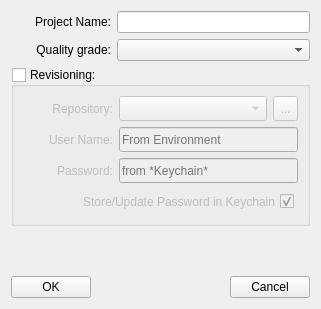
<?xml version="1.0" encoding="UTF-8"?>
<ui version="4.0">
 <class>NewProjectDialog</class>
 <widget class="QDialog" name="NewProjectDialog">
  <property name="geometry">
   <rect>
    <x>0</x>
    <y>0</y>
    <width>321</width>
    <height>309</height>
   </rect>
  </property>
  <property name="sizePolicy">
   <sizepolicy hsizetype="Preferred" vsizetype="Fixed">
    <horstretch>0</horstretch>
    <verstretch>0</verstretch>
   </sizepolicy>
  </property>
  <property name="minimumSize">
   <size>
    <width>321</width>
    <height>309</height>
   </size>
  </property>
  <property name="maximumSize">
   <size>
    <width>16777215</width>
    <height>500</height>
   </size>
  </property>
  <property name="windowTitle">
   <string>New ATE Project Wizard</string>
  </property>
  <layout class="QVBoxLayout" name="verticalLayout_2">
   <item>
    <layout class="QHBoxLayout" name="horizontalLayout">
     <item>
      <widget class="QLabel" name="NewProjectLabel">
       <property name="sizePolicy">
        <sizepolicy hsizetype="Fixed" vsizetype="Fixed">
         <horstretch>0</horstretch>
         <verstretch>0</verstretch>
        </sizepolicy>
       </property>
       <property name="minimumSize">
        <size>
         <width>100</width>
         <height>22</height>
        </size>
       </property>
       <property name="maximumSize">
        <size>
         <width>100</width>
         <height>22</height>
        </size>
       </property>
       <property name="text">
        <string>Project Name:</string>
       </property>
       <property name="alignment">
        <set>Qt::AlignRight|Qt::AlignTrailing|Qt::AlignVCenter</set>
       </property>
      </widget>
     </item>
     <item>
      <widget class="QLineEdit" name="ProjectName">
       <property name="minimumSize">
        <size>
         <width>150</width>
         <height>22</height>
        </size>
       </property>
       <property name="maximumSize">
        <size>
         <width>16777215</width>
         <height>22</height>
        </size>
       </property>
       <property name="text">
        <string/>
       </property>
      </widget>
     </item>
    </layout>
   </item>
   <item>
    <layout class="QHBoxLayout" name="horizontalLayout_4">
     <item>
      <widget class="QLabel" name="label_4">
       <property name="sizePolicy">
        <sizepolicy hsizetype="Fixed" vsizetype="Fixed">
         <horstretch>0</horstretch>
         <verstretch>0</verstretch>
        </sizepolicy>
       </property>
       <property name="minimumSize">
        <size>
         <width>100</width>
         <height>22</height>
        </size>
       </property>
       <property name="maximumSize">
        <size>
         <width>100</width>
         <height>22</height>
        </size>
       </property>
       <property name="text">
        <string>Quality grade:</string>
       </property>
       <property name="alignment">
        <set>Qt::AlignRight|Qt::AlignTrailing|Qt::AlignVCenter</set>
       </property>
      </widget>
     </item>
     <item>
      <widget class="QComboBox" name="qualityGrade">
       <property name="sizePolicy">
        <sizepolicy hsizetype="MinimumExpanding" vsizetype="Fixed">
         <horstretch>0</horstretch>
         <verstretch>0</verstretch>
        </sizepolicy>
       </property>
       <property name="minimumSize">
        <size>
         <width>150</width>
         <height>22</height>
        </size>
       </property>
       <property name="maximumSize">
        <size>
         <width>16777215</width>
         <height>22</height>
        </size>
       </property>
       <property name="toolTip">
        <string>Indicate Base Grade of the project</string>
       </property>
       <item>
        <property name="text">
         <string/>
        </property>
       </item>
       <item>
        <property name="text">
         <string>Commercial</string>
        </property>
       </item>
       <item>
        <property name="text">
         <string>Industrial</string>
        </property>
       </item>
       <item>
        <property name="text">
         <string>Automotive</string>
        </property>
       </item>
       <item>
        <property name="text">
         <string>Medical</string>
        </property>
       </item>
       <item>
        <property name="text">
         <string>Military</string>
        </property>
       </item>
      </widget>
     </item>
    </layout>
   </item>
   <item>
    <widget class="QGroupBox" name="revisioning">
     <property name="sizePolicy">
      <sizepolicy hsizetype="Preferred" vsizetype="Minimum">
       <horstretch>0</horstretch>
       <verstretch>0</verstretch>
      </sizepolicy>
     </property>
     <property name="title">
      <string>Revisioning:</string>
     </property>
     <property name="checkable">
      <bool>true</bool>
     </property>
     <property name="checked">
      <bool>false</bool>
     </property>
     <layout class="QVBoxLayout" name="verticalLayout">
      <item>
       <layout class="QHBoxLayout" name="horizontalLayout_7">
        <item>
         <widget class="QLabel" name="label_2">
          <property name="sizePolicy">
           <sizepolicy hsizetype="Fixed" vsizetype="Fixed">
            <horstretch>0</horstretch>
            <verstretch>0</verstretch>
           </sizepolicy>
          </property>
          <property name="minimumSize">
           <size>
            <width>90</width>
            <height>25</height>
           </size>
          </property>
          <property name="maximumSize">
           <size>
            <width>90</width>
            <height>25</height>
           </size>
          </property>
          <property name="text">
           <string>Repository:</string>
          </property>
          <property name="alignment">
           <set>Qt::AlignRight|Qt::AlignTrailing|Qt::AlignVCenter</set>
          </property>
         </widget>
        </item>
        <item>
         <widget class="QComboBox" name="repository">
          <property name="minimumSize">
           <size>
            <width>0</width>
            <height>25</height>
           </size>
          </property>
          <property name="maximumSize">
           <size>
            <width>16777215</width>
            <height>25</height>
           </size>
          </property>
          <item>
           <property name="text">
            <string/>
           </property>
          </item>
          <item>
           <property name="text">
            <string>GitHub.com</string>
           </property>
          </item>
          <item>
           <property name="text">
            <string>Micronas.com</string>
           </property>
          </item>
          <item>
           <property name="text">
            <string>InvenSense.com</string>
           </property>
          </item>
          <item>
           <property name="text">
            <string>ICSense.com</string>
           </property>
          </item>
          <item>
           <property name="text">
            <string>TDK.com</string>
           </property>
          </item>
         </widget>
        </item>
        <item>
         <widget class="QToolButton" name="browseRepository">
          <property name="minimumSize">
           <size>
            <width>25</width>
            <height>25</height>
           </size>
          </property>
          <property name="maximumSize">
           <size>
            <width>25</width>
            <height>25</height>
           </size>
          </property>
          <property name="statusTip">
           <string>Browse This Repository with your browser</string>
          </property>
          <property name="text">
           <string>...</string>
          </property>
          <property name="iconSize">
           <size>
            <width>24</width>
            <height>24</height>
           </size>
          </property>
         </widget>
        </item>
       </layout>
      </item>
      <item>
       <layout class="QHBoxLayout" name="horizontalLayout_6">
        <item>
         <widget class="QLabel" name="label_3">
          <property name="sizePolicy">
           <sizepolicy hsizetype="Fixed" vsizetype="Fixed">
            <horstretch>0</horstretch>
            <verstretch>0</verstretch>
           </sizepolicy>
          </property>
          <property name="minimumSize">
           <size>
            <width>90</width>
            <height>25</height>
           </size>
          </property>
          <property name="maximumSize">
           <size>
            <width>90</width>
            <height>25</height>
           </size>
          </property>
          <property name="text">
           <string>User Name:</string>
          </property>
          <property name="alignment">
           <set>Qt::AlignRight|Qt::AlignTrailing|Qt::AlignVCenter</set>
          </property>
         </widget>
        </item>
        <item>
         <widget class="QLineEdit" name="userName">
          <property name="minimumSize">
           <size>
            <width>0</width>
            <height>25</height>
           </size>
          </property>
          <property name="maximumSize">
           <size>
            <width>16777215</width>
            <height>25</height>
           </size>
          </property>
          <property name="placeholderText">
           <string>From Environment</string>
          </property>
          <property name="clearButtonEnabled">
           <bool>true</bool>
          </property>
         </widget>
        </item>
       </layout>
      </item>
      <item>
       <layout class="QHBoxLayout" name="horizontalLayout_5">
        <item>
         <widget class="QLabel" name="label_5">
          <property name="sizePolicy">
           <sizepolicy hsizetype="Fixed" vsizetype="Fixed">
            <horstretch>0</horstretch>
            <verstretch>0</verstretch>
           </sizepolicy>
          </property>
          <property name="minimumSize">
           <size>
            <width>90</width>
            <height>25</height>
           </size>
          </property>
          <property name="maximumSize">
           <size>
            <width>90</width>
            <height>25</height>
           </size>
          </property>
          <property name="text">
           <string>Password:</string>
          </property>
          <property name="alignment">
           <set>Qt::AlignRight|Qt::AlignTrailing|Qt::AlignVCenter</set>
          </property>
         </widget>
        </item>
        <item>
         <widget class="QLineEdit" name="password">
          <property name="minimumSize">
           <size>
            <width>0</width>
            <height>25</height>
           </size>
          </property>
          <property name="maximumSize">
           <size>
            <width>16777215</width>
            <height>25</height>
           </size>
          </property>
          <property name="placeholderText">
           <string>from *Keychain*</string>
          </property>
          <property name="clearButtonEnabled">
           <bool>true</bool>
          </property>
         </widget>
        </item>
       </layout>
      </item>
      <item>
       <layout class="QHBoxLayout" name="horizontalLayout_3">
        <item>
         <widget class="QCheckBox" name="keychain">
          <property name="sizePolicy">
           <sizepolicy hsizetype="Fixed" vsizetype="Fixed">
            <horstretch>0</horstretch>
            <verstretch>0</verstretch>
           </sizepolicy>
          </property>
          <property name="minimumSize">
           <size>
            <width>271</width>
            <height>25</height>
           </size>
          </property>
          <property name="maximumSize">
           <size>
            <width>271</width>
            <height>25</height>
           </size>
          </property>
          <property name="layoutDirection">
           <enum>Qt::RightToLeft</enum>
          </property>
          <property name="text">
           <string>Store/Update Password in Keychain</string>
          </property>
          <property name="checked">
           <bool>true</bool>
          </property>
         </widget>
        </item>
        <item>
         <spacer name="horizontalSpacer_2">
          <property name="orientation">
           <enum>Qt::Horizontal</enum>
          </property>
          <property name="sizeHint" stdset="0">
           <size>
            <width>40</width>
            <height>20</height>
           </size>
          </property>
         </spacer>
        </item>
       </layout>
      </item>
     </layout>
    </widget>
   </item>
   <item>
    <widget class="QLabel" name="Feedback">
     <property name="minimumSize">
      <size>
       <width>200</width>
       <height>22</height>
      </size>
     </property>
     <property name="text">
      <string/>
     </property>
     <property name="alignment">
      <set>Qt::AlignCenter</set>
     </property>
    </widget>
   </item>
   <item>
    <layout class="QHBoxLayout" name="horizontalLayout_2">
     <item>
      <widget class="QPushButton" name="OKButton">
       <property name="text">
        <string>OK</string>
       </property>
       <property name="autoDefault">
        <bool>false</bool>
       </property>
      </widget>
     </item>
     <item>
      <spacer name="horizontalSpacer">
       <property name="orientation">
        <enum>Qt::Horizontal</enum>
       </property>
       <property name="sizeHint" stdset="0">
        <size>
         <width>40</width>
         <height>20</height>
        </size>
       </property>
      </spacer>
     </item>
     <item>
      <widget class="QPushButton" name="CancelButton">
       <property name="text">
        <string>Cancel</string>
       </property>
       <property name="autoDefault">
        <bool>false</bool>
       </property>
      </widget>
     </item>
    </layout>
   </item>
  </layout>
 </widget>
 <resources/>
 <connections/>
</ui>
